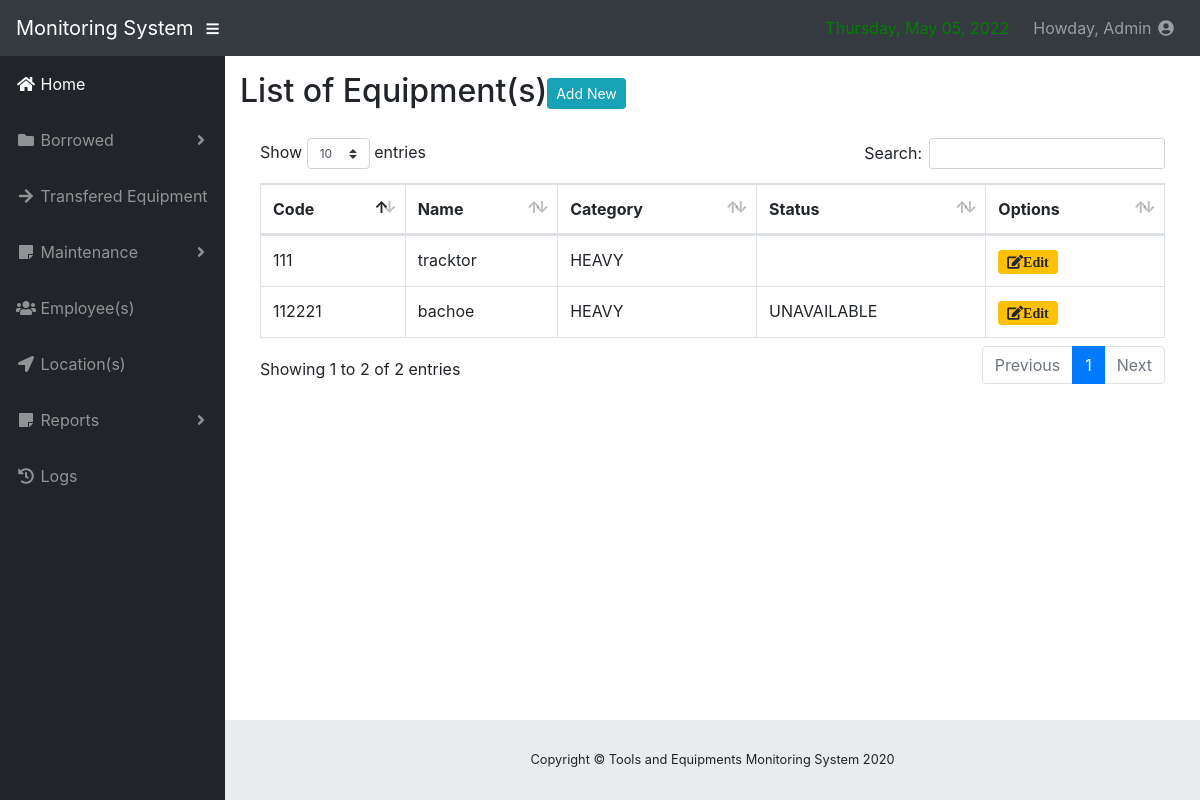
Screenshot of /equipments.php (signed in) with the database file from the repository.
### tables this page shows
CREATE TABLE `equipments` (
  `equip_id` int(11) NOT NULL,
  `uniquec` nvarchar(30) NOT NULL,
  `name` nvarchar(30) NOT NULL,
  `category` nvarchar(30) NOT NULL,
  `quantity` int(11) NOT NULL,
  `available_quantity` int(11) NOT NULL,
  `status` nvarchar(30) NOT NULL
);

### equipments.php (the view, shortened to what this page needs)
<?php
       include('include/connect.php');
       include('include/header.php');
       include('include/sidebar1.php')
        ?>
<div id="content-wrapper">
        <div class="container-fluid">
 <h2>List of Equipment(s)<a href="#" data-toggle="modal" data-target="#AddEquipment" class="btn btn-sm btn-info">Add New</a></h2>
            <div class="card-body">
              <div class="table-responsive">
                <table class="table table-bordered" id="dataTable" width="100%" cellspacing="0">
                  <thead>
                    <tr>
                      <th>Code</th>
                      <th>Name</th>
                      <th>Category</th>
                      <th>Status</th>
                      <th>Options</th>
                    </tr>
                  </thead>
              <?php
$query = "SELECT * FROM equipments";
                    $result = mysqli_query($db, $query) or die (mysqli_error($db));
                        while ($row = mysqli_fetch_assoc($result)) {
                            echo '<tr>';
                             echo '<td>'. $row['uniquec'].'</td>';
                             echo '<td>'. $row['name'].'</td>';
                             echo '<td>'. $row['category'].'</td>';
                               echo '<td>'. $row['status'].'</td>';
                               echo '<td><a type="button" class="btn btn-sm btn-warning fa fa-edit fw-fa" href="#" data-toggle="modal" data-target="#UpdateEquipment'.$row['equip_id'].'">Edit</a></td>';
                               ?>
    <?php
                            echo '</tr> ';
                        }
            ?>
                </table>
              </div>
              </div>
    <?php
       include('include/footer.php');
        ?>

### css/sb-admin.css (style rules this page uses)
html { position: relative; min-height: 100%; }
body { height: 100%; }
#wrapper #content-wrapper { overflow-x: hidden; width: 100%; padding-top: 1rem; padding-bottom: 80px; }
:root { --input-padding-x: 0.75rem; --input-padding-y: 0.75rem; }

### rows the page displays
equipments: uniquec "112221", name "bachoe", category "HEAVY", status "UNAVAILABLE"
equipments: uniquec "111", name "tracktor", category "HEAVY"

### other values shown
$_SESSION['name'] "Admin"
